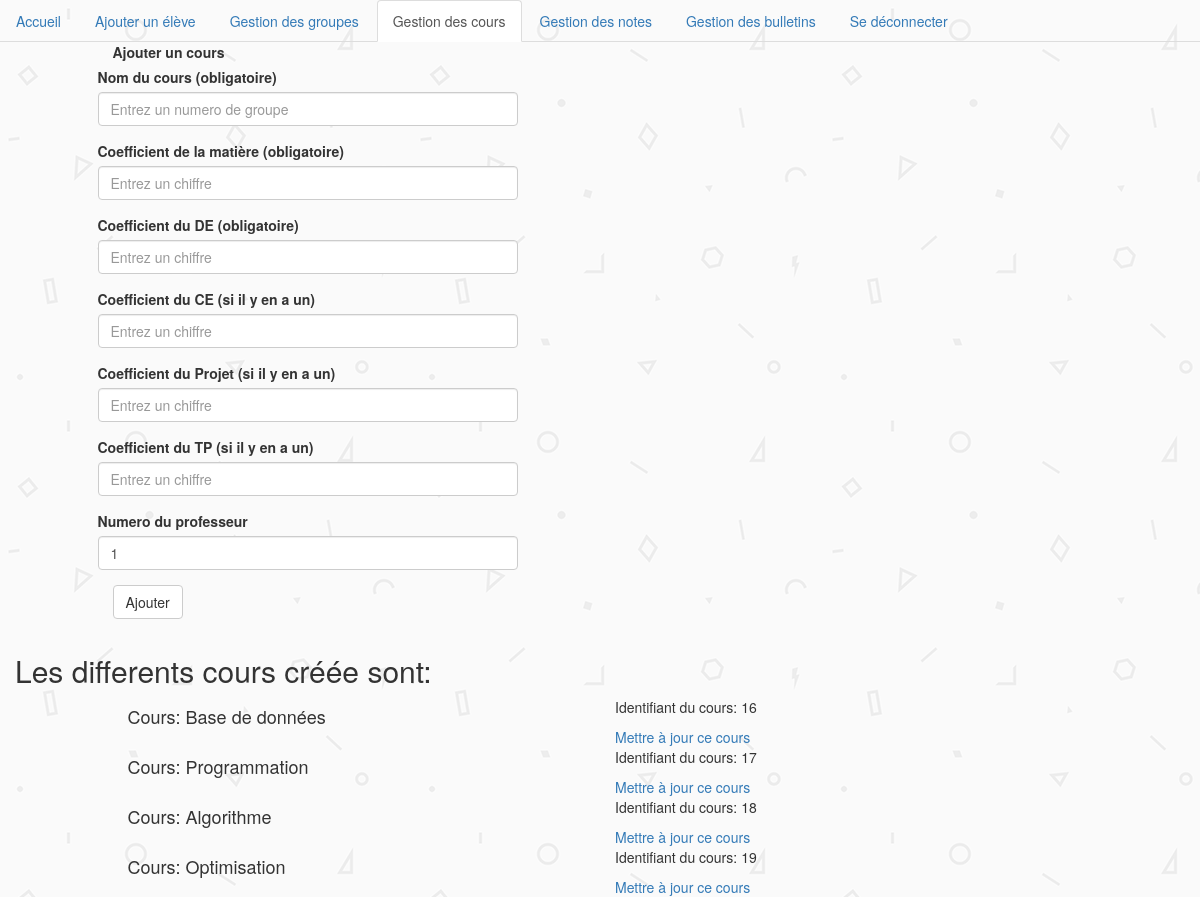
/cours.php (signed in), run on the app's committed database.
### tables this page shows
CREATE TABLE IF NOT EXISTS `cours` (
  `id_cours` int(4) NOT NULL AUTO_INCREMENT,
  `nom_cours` varchar(255) DEFAULT NULL,
  `coefficient` int(4) DEFAULT NULL,
  `coef_TP` int(4) DEFAULT NULL,
  `coef_PRJ` int(4) DEFAULT NULL,
  `coef_DE` int(4) DEFAULT NULL,
  `coef_CE` int(4) DEFAULT NULL,
  `id_prof` int(11) NOT NULL,
  PRIMARY KEY (`id_cours`),
  KEY `id_prof` (`id_prof`)
);

### cours.php (the view, shortened to what this page needs)
<!DOCTYPE html>
<html xmlns="http://www.w3.org/1999/xhtml" xml:lang="fr" lang="fr">
<head>
 <link href="css/bootstrap.min.css" media="screen" type="text/css" rel="stylesheet">
 <link rel="stylesheet" media="screen" type="text/css" href="css/style.css"/>
</head>
<body >
		<header>
			<?php include("navigation.php"); ?>
		</header>
<div class=" center-block col-md-12" >
	<form class="form-horizontal" method="post" action="#">
		<div  class="col-md-4  col-md-offset-1">
			<div class="form-group">
				<label >Ajouter un cours</label>
				<div class="form-group">
				<label >Nom du cours (obligatoire)</label>
				<input type="text" required  name="nom_cours" class="form-control"  placeholder="Entrez un numero de groupe"/>
			  </div>
			  <div class="form-group">
				<label >Coefficient de la matière (obligatoire)</label>
				<input type="text" required name="coefficient" class="form-control"  placeholder="Entrez un chiffre"  >
			  </div>
			  <div class="form-group">
				<label >Coefficient du DE (obligatoire)</label>
				<input type="text" required name="coeffDe_cours" class="form-control"  placeholder="Entrez un chiffre"  >
			  </div>
			  <div class="form-group">
				<label >Coefficient du CE (si il y en a un)</label>
				<input type="text" name="coeffCe_cours" class="form-control"  placeholder="Entrez un chiffre"  >
			  </div>
			  <div class="form-group">
				<label >Coefficient du Projet (si il y en a un)</label>
				<input type="text" name="coeffPrj_cours" class="form-control"  placeholder="Entrez un chiffre"  >
			  </div>
			   <div class="form-group">
				<label >Coefficient du TP (si il y en a un)</label>
				<input type="text" name="coeffTp_cours" class="form-control"  placeholder="Entrez un chiffre"  >
			  </div>
			  <div class="form-group">
				<label >Numero du professeur</label>
				<input type="text" name="num_prof" class="form-control" value = "1" placeholder="Entrez le numero du professeur de ce cours" >
			  </div>
				<button type="submit" name="add_cours" class="btn btn-default">Ajouter</button>
			  </div>
		</div>
		</div>
<?php
				include("connexion_bdd.php");
			$req_search = "SELECT * FROM cours";
			try{
			$req_search = $pdo->query($req_search);
			}
			catch(PDOException $e) {
					$msg ='ERREUR PDO dans ' . $e->getFile() . ' Ligne ' . $e->getLine() . ' : ' . $e->getMessage();
				}
			$req_search->setFetchMode(PDO::FETCH_OBJ);
			echo("<div class=' center-block col-md-12' ><p><h2> Les differents cours créée sont:</p></h2><div>");
			while ($result=$req_search->fetch())
			{
			echo("<div  class='col-md-4  col-md-offset-1'><p><tr><td><h4> Cours: " . $result->nom_cours . "</h4></td></tr><p></div>
			<div  class='col-md-4  col-md-offset-1'><p><tr><td> Identifiant du cours: ". $result->id_cours . "</td></tr><p></div>");
			echo("<div  class='col-md-4  col-md-offset-1'><td><a href='majCours.php?id=" . $result->id_cours . "' alt='MàjCours' title='Mise à jour'>Mettre à jour ce cours</a></td></tr></div></br>");
			}
?>
</body>
</html>

### css/style.css (style rules this page uses)
body { background:url("fond.png") repeat fixed; }

### data on the page
cours: nom_cours "Base de données", id_cours "16"
cours: nom_cours "Programmation", id_cours "17"
cours: nom_cours "Algorithme", id_cours "18"
cours: nom_cours "Optimisation", id_cours "19"
